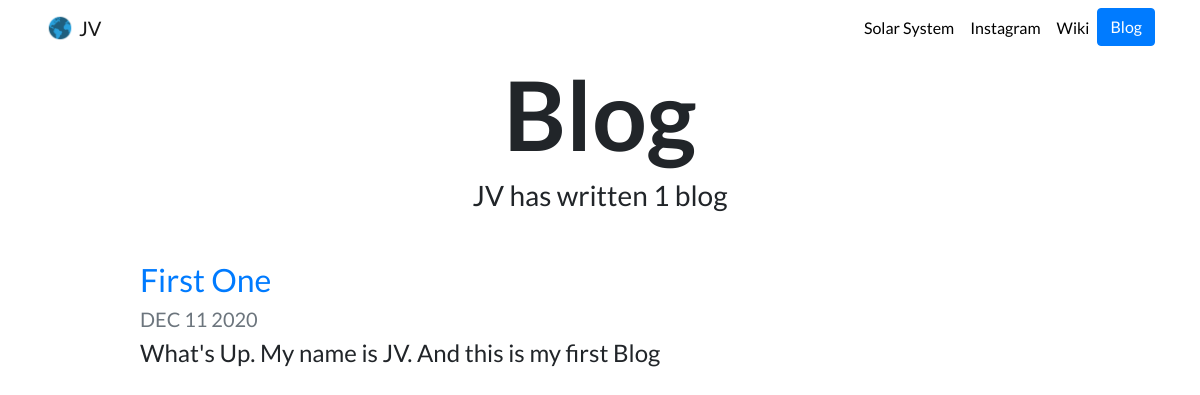
/blog/, run on an earlier commit of the app's database.
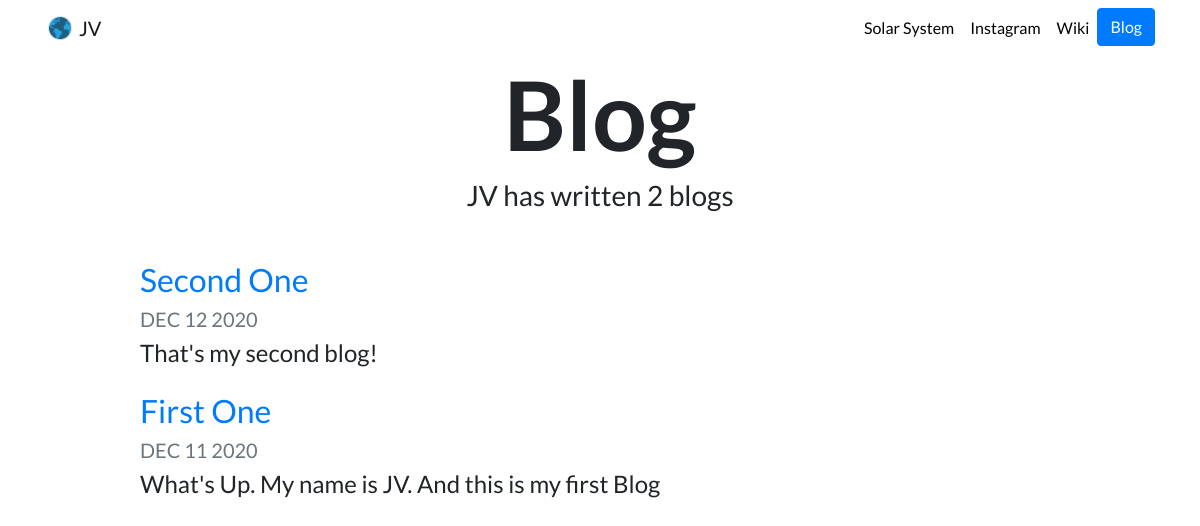
And on a later commit of the database.
### blog/models.py (models this page shows, shortened)
class Blog(models.Model):
    title = models.CharField(max_length=200)
    description = models.TextField()
    date = models.DateField()

### blog/views.py (the view)
# urls.py: path('', views.all_blogs, name='all_blogs'),
def all_blogs(request):
    blogs = Blog.objects.order_by('-date')
    return render(request, 'blog/all_blogs.html', {'blogs': blogs})

### blog/templates/blog/all_blogs.html
{% extends "portfolio/base.html" %}
{% load static %}
{% block content %}
<h1 id="blogtitle" class="font-weight-bold text-center">Blog</h1>
<h3 class="text-center mb-5">JV has written {{ blogs.count }} blog{{ blogs.count|pluralize }}</h3>
{% for blog in blogs %}
<div class="row justify-content-center my-3">
  <div class="col-md-10">
    <a href="{% url 'blog:detail' blog.id %}">
      <h2>{{ blog.title }}</h2>
    </a>
    <h5 class="text-muted">{{ blog.date|date:'M d Y'|upper }}</h5>
    <h4>{{ blog.description|striptags|truncatechars:100 }}</h4>
  </div>
</div>
{% endfor %}
{% endblock %}

### portfolio/templates/portfolio/base.html (shortened to what this page needs)
{% load static %}
<!doctype html>
<html lang="en">
<head>
  <link rel="stylesheet" href="https://stackpath.bootstrapcdn.com/bootstrap/4.4.1/css/bootstrap.min.css">
  <link rel="stylesheet" href="{% static "portfolio/custom.css" %}">
</head>
<body>
  <nav id="topNav" class="navbar navbar-expand-md navbar-light">
    <div class="container">
      <a class="navbar-brand" href="{% url 'home' %}">
        <img src="{% static "portfolio/eee.png" %}" width="30" height="30" class="d-inline-block align-top" alt="Nick's Logo">
        <span>JV</span>
      </a>
      <div class="collapse navbar-collapse text-center" id="navbarNav">
        <ul class="navbar-nav ml-auto">
          <li class="nav-item">
            <a class="nav-link" href="{% static "portfolio/Intro_to_SS.pdf" %}">Solar System</a>
          </li>
          <li class="nav-item">
            <a class="nav-link" href="https://www.instagram.com/fabulous_java/" target="_blank">Instagram</a>
          </li>
          <li class="nav-item">
            <a class="nav-link" href="https://en.wikipedia.org/wiki/Solar_System" target="_blank">Wiki</a>
          </li>
          <li>
            <a role="button" href="{% url 'blog:all_blogs' %}" class="btn btn-primary">Blog</a>
          </li>
        </ul>
      </div>
    </div>
  </nav>
  <div class="container">
    {% block content %}{% endblock %}
  </div>
</body>
</html>

### portfolio/static/portfolio/custom.css (style rules this page uses)
.navbar-nav .nav-link { color: rgba(0,0,0,1) !important; }
body { font-family: 'Lato', sans-serif; }
#blogtitle { font-size: 6rem; }

What changed in the data, as far as the page shows it:
added Blog: title "Second One", date "DEC 12 2020", description "That's my second blog!"
Also different on the page:
{{ blogs.count }}: "1" → "2"
